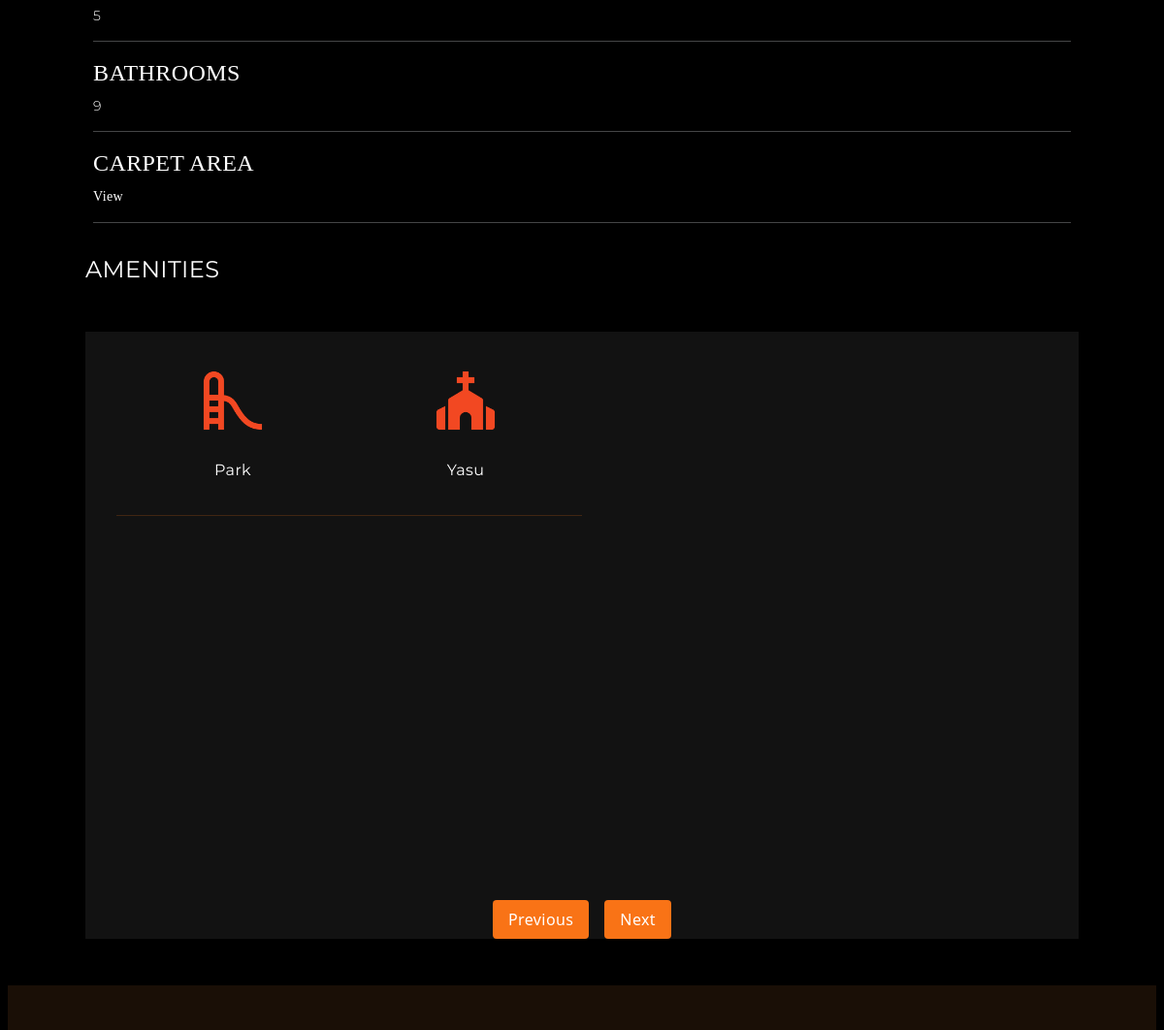
The app's page /prop_view/8 (middle part), older data.
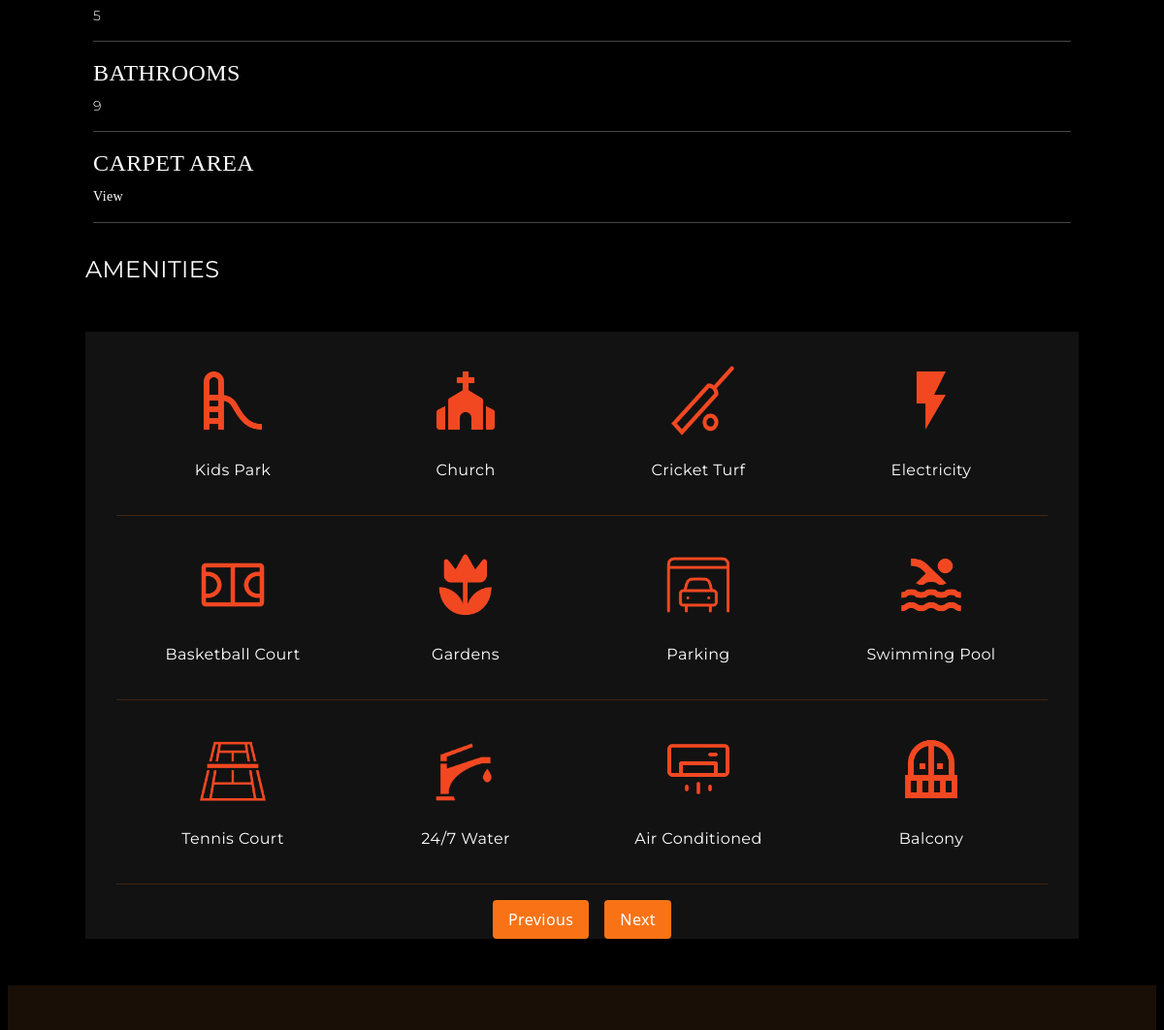
The same page, newer data.
### main/models.py (models this page shows, shortened)
class Property(models.Model):
    PROPERTY_TYPES = [
        ('house', 'House'),
        ('apartment', 'Apartment'),
        ('villa', 'Villa'),
        ('land', 'Land'),
    ]
    PROPERTY_STATUS = [
        ('readytomove', 'Ready To Move'),
        ('underconstrution', 'Under Construction'),
    ]
    main_img = models.ImageField(upload_to="media/images", default="")
    title = models.CharField(max_length=200)
    description = models.TextField()
    address = models.CharField(max_length=255)
    city = models.CharField(max_length=100)
    state = models.CharField(max_length=100)
    zip_code = models.CharField(max_length=20)
    property_type = models.CharField(max_length=50, choices=PROPERTY_TYPES)
    property_status = models.CharField(max_length=50, choices=PROPERTY_STATUS, null=True)
    price = models.DecimalField(max_digits=10, decimal_places=2)
    bedrooms = models.IntegerField()
    bathrooms = models.IntegerField()
    square_feet = models.IntegerField()
    map_url = models.TextField(null=True)
    video = models.TextField(null=True)
    lot_size = models.DecimalField(max_digits=7, decimal_places=2, blank=True, null=True)
    year_built = models.IntegerField(blank=True, null=True)
    is_published = models.BooleanField(default=True)
    list_date = models.DateTimeField(auto_now_add=True)
    devloper = models.TextField(max_length=300, null=True)
    price2 = models.CharField(max_length=255, editable=False,default='NONE')  # Field for storing the price in words
    amenities = models.ManyToManyField(Amenity, related_name="properties", blank=True)

class Amenity(models.Model):
    title = models.CharField(max_length=200)
    image = models.ImageField(upload_to="media/amenities", blank=True, null=True)

### main/views.py (the view)
# urls.py: path('prop_view/<int:pid>', views.prop_view, name='prop_view'),
def prop_view(request,pid):
   property = Property.objects.get(id=pid)
   t_photos=Photo.objects.filter(property=pid)
   photos=Photo.objects.filter(property=pid)[:4]
   total=len(t_photos)
   amenities=property.amenities.all()
   total=total-3
   similar_price_property = Property.objects.annotate(
        price_difference=ExpressionWrapper(
            Abs(F('price') - property.price), output_field=FloatField()
        )
    ).exclude(id=property.id).order_by('price_difference').first()
   similar_price_city_property = Property.objects.filter(city=property.city).annotate(
        price_difference=ExpressionWrapper(
            Abs(F('price') - property.price), output_field=FloatField()
        )
    ).exclude(id=property.id).order_by('price_difference').first()
   similar_price_developer_property = Property.objects.filter(devloper=property.devloper).annotate(
        price_difference=ExpressionWrapper(
            Abs(F('price') - property.price), output_field=FloatField()
        )
    ).exclude(id=property.id).order_by('price_difference').first()
   similar_size_property = Property.objects.filter(bedrooms=property.bedrooms).annotate(
        price_difference=ExpressionWrapper(
            Abs(F('price') - property.price), output_field=FloatField()
        )
    ).exclude(id=property.id).order_by('price_difference').first()
   return render(request, 'prop_view.html', {'prop': property,'photos':photos,'remaining':total,"sp":similar_price_property,"sc":similar_price_city_property,'sd':similar_price_developer_property,'ss':similar_size_property,'amenities':amenities})

### main/templates/prop_view.html (shortened to what this page needs)
<!DOCTYPE html>
<html lang="en">
<head>
    {% load static tailwind_tags %}
    {%load static%}
    {% tailwind_css %}
</head>
<body class="bg-black mx-2">
    <div class="block">
        <div class="property-details mt-6 lg:mt-1 text-white ">
            <div class="description-group lg:mx-20 mx-3  tracking-wide">
                <div class="col-span-2 ">
                    <div class=" text-justify mx-2 mt-2 h-auto text-sm"
                        style="font-family:Montserrat    ; font-weight: 300;">
                        {{prop.bedrooms}}
                    </div>
                </div>
                <hr class="mx-2 my-4 opacity-30">
                <div class="col-span-2 ">
                    <p class="text-2xl uppercase ml-2" style="font-family: Cinzel;">Bathrooms</p>
                    <div class=" text-justify mx-2 mt-2 h-auto text-sm"
                        style="font-family:Montserrat    ; font-weight: 300;">
                        {{prop.bathrooms}}
                    </div>
                </div>
                <hr class="mx-2 my-4 opacity-30">
                <p class="text-2xl uppercase ml-2" style="font-family: Cinzel;">Carpet Area</p>
                <div class=" text-justify mx-2 mt-2 h-auto text-sm"
                    style="font-family:Montserrat    ; font-weight: 300;">
                    <button onclick="document.querySelector('.container').style.display='flex'" class="text-white"
                        style="font-family:Cinzel    ; font-weight: 300;">View
                    </button>
                </div>
                <hr class="mx-2 my-4 opacity-30">
                <h1 class="text-2xl uppercase text-white mt-8" style="font-family: Montserrat;">Amenities</h1>
                <div class="amenities-slideshow-container my-12 bg-white bg-opacity-[0.07]">
                    <div class="slideshow-wrapper overflow-hidden relative w-full">
                        <div class="slides flex transition-transform duration-500">
                            {% for amenity in amenities %}
                            {% if forloop.counter0|divisibleby:12 %}
                            <div class="slide grid grid-cols-3 md:grid-cols-3 lg:grid-cols-4 grid-rows-4 lg:grid-rows-3 w-full lg:mx-8 mx-2">
                            {% endif %}
                            <div class="amenity-item flex flex-col justify-center items-center text-center p-6 lg:py-12 py-6 h-[170px] lg:h-[190px] border-b border-opacity-20 border-orange-500" style="font-family:Montserrat;">
                                <img src="/media/{{ amenity.image }}" alt="{{ amenity.title }}" class="amenity-img pb-6 lg:h-24 sm:h-28 h-[70px]">
                                <p class="amenity-name sm:text-xs lg:text-base md:text-base">{{ amenity.title }}</p>
                            </div>
                            {% if forloop.counter|divisibleby:12 or forloop.last %}
                            </div>
                            {% endif %}
                            {% endfor %}
                        </div>
                    </div>
                    <div class="slideshow-controls flex justify-center mt-4">
                        <button id="prevSlide" class="bg-orange-500 text-white px-4 py-2 mr-2 rounded">Previous</button>
                        <button id="nextSlide" class="bg-orange-500 text-white px-4 py-2 ml-2 rounded">Next</button>
                    </div>
                </div>
            </div>
            <div class=" hidden owner-details bg-orange-400 bg-opacity-10 w-full mt-8 lg:flex justify-between">
                <div class=" px-6 pt-12 pb-8 lg:w-1/4"><img src="/media/photos/owner.jpg" alt=""
                        class="object-cover lg:h-auto lg:pl-10 "></div>
                <div class="section-2">
                    <div class="pt-20">
                    </div>
                </div>
                <div class="section-3 flex items-center justify-center">
                </div>
            </div>
        </div>
    </div>
</body>
</html>

### main/templates/prop_view.html (style rules this page uses)
html { scrollbar-width: thin; scrollbar-color: #888 #1e1e1e; }

Row changes from the older to the newer data that the page shows:
changed Amenity: title "Park" → "Kids Park"
changed Amenity: title "Yasu" → "Church"
added Amenity: image (picture), title "Cricket Turf"
added Amenity: image (picture), title "Electricity"
added Amenity: image (picture), title "Basketball Court"
added Amenity: image (picture), title "Gardens"
added Amenity: image (picture), title "Parking"
added Amenity: image (picture), title "Swimming Pool"
added Amenity: image (picture), title "Tennis Court"
added Amenity: image (picture), title "24/7 Water"
added Amenity: image (picture), title "Air Conditioned"
added Amenity: image (picture), title "Balcony"
